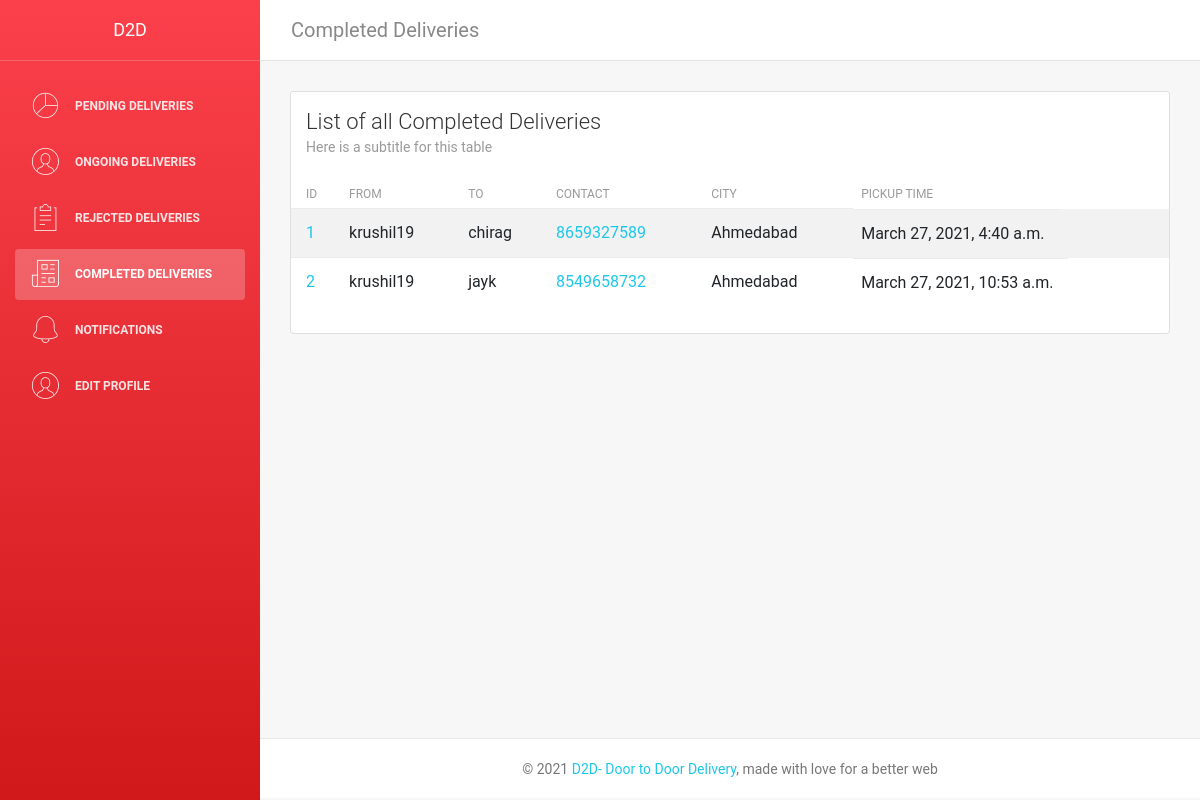
The app's page /delivery/completed (signed in) with its own data.
### delivery_person/models.py (models this page shows)
class Completed(models.Model):
    completed_id = models.AutoField
    sender_name = models.CharField(max_length=50, default="")
    receiver_name = models.CharField(max_length=50, default="")
    product_name = models.CharField(max_length=50, default="")
    product_weight = models.CharField(max_length=50, default="")
    contact_number = models.CharField(max_length=12, default="")
    pickup_address = models.TextField(max_length=250, default="")
    delivery_address = models.TextField(max_length=250, default="")
    delivery_city = models.TextField(max_length=50, default="")
    DateTime =  models.DateTimeField(auto_now=True)

### D2D/decorators.py (the view)
        def wrapper_func(request, *args, **kwargs):
            group = None
            if request.user.groups.exists():
                group = request.user.groups.all()[0].name
            if group in allowed_roles:
                return view_func(request, *args, **kwargs)
            else:
                return HttpResponse('You are not authorized to view this page')

### delivery_person/views.py (called while the page is built)
@login_required(login_url='/D2D-Login?')
@allowed_users(allowed_roles=['Delivery_person'])
def deliverycompleted(request):
    completed = Completed.objects.all()
    return render(request, 'deliveryperson/completed.html', {'completed' : completed})

### delivery_person/templates/deliveryperson/completed.html (shortened to what this page needs)
{% extends "deliveryperson/dashboard.html" %} {% load static %} {% block content %}
<body>
    <div class="wrapper">
        <div class="sidebar" data-color="red">
            <div class="sidebar-wrapper">
                <div class="logo">
                    <a href="#" class="simple-text"> D2D </a>
                </div>
                <ul class="nav">
                    <li>
                        <a class="nav-link" href="{% url 'delivery_dashboard' %}">
                            <i class="nc-icon nc-chart-pie-35"></i>
                            <p>Pending Deliveries</p>
                        </a>
                    </li>
                    <li>
                        <a class="nav-link" href="{% url 'ongoing' %}">
                            <i class="nc-icon nc-circle-09"></i>
                            <p>Ongoing Deliveries</p>
                        </a>
                    </li>
                    <li>
                        <a class="nav-link" href="  {% url 'rejected' %}">
                            <i class="nc-icon nc-notes"></i>
                            <p>Rejected Deliveries</p>
                        </a>
                    </li>
                    <li class="nav-item active">
                        <a class="nav-link" href=" {% url 'completed' %}">
                            <i class="nc-icon nc-paper-2"></i>
                            <p>Completed Deliveries</p>
                        </a>
                    </li>
                    <li>
                        <a class="nav-link" href="  {% url 'notifications' %}">
                            <i class="nc-icon nc-bell-55"></i>
                            <p>Notifications</p>
                        </a>
                    </li>
                    <li>
                        <a class="nav-link" href="  {% url 'user' %}">
                            <i class="nc-icon nc-circle-09"></i>
                            <p>Edit Profile</p>
                        </a>
                    </li>
                </ul>
            </div>
        </div>
        <div class="main-panel">
            <nav class="navbar navbar-expand-lg" color-on-scroll="500">
                <div class="container-fluid">
                    <a class="navbar-brand" href="#"> Completed Deliveries </a>
                    <div class="collapse navbar-collapse justify-content-end" id="navigation">
                        <ul class="nav navbar-nav mr-auto">
                        </ul>
                    </div>
                </div>
            </nav>
            <div class="content">
                <div class="container-fluid">
                    <div class="row">
                        <div class="col-md-12">
                            <div class="card strpied-tabled-with-hover">
                                <div class="card-header">
                                    <h4 class="card-title">List of all Completed Deliveries</h4>
                                    <p class="card-category">
                                        Here is a subtitle for this table
                                    </p>
                                </div>
                                <div class="card-body table-full-width table-responsive">
                                    <table class="table table-hover table-striped">
                                        <thead>
                                            {% if completed %}
                                            <th>ID</th>
                                            <th>From</th>
                                            <th>To</th>
                                            <th>Contact</th>
                                            <th>City</th>
                                            <th>Pickup time</th>
                                        </thead>
                                        <tbody>
                                            {% for co in completed %}
                                            <tr>
                                                <td><a href="{% url 'viewscompletedorders' co.id %}">{{co.id}}</a></td>
                                                <td>{{co.sender_name}}</td>
                                                <td>{{co.receiver_name}}{{o.requester_name}}</td>
                                                <td><a href="tel:{{co.contact_number}}"> {{co.contact_number}}</a></td>
                                                <td>{{co.delivery_city}}</td>
                                                <td>{{co.DateTime}}</td>
                                            </tr>{% endfor %}{% endif %}
                                        </tbody>
                                    </table>
                                </div>
                            </div>
                        </div>
                    </div>
                </div>
            </div>
            <footer class="footer">
                <div class="container-fluid">
                    <p class="copyright text-center">
                        ©
                        <a href="">D2D- Door to Door Delivery</a>, made with love for a better web
                    </p>
                </div>
            </footer>
        </div>
    </div>
</body>
{% endblock %}

### records on screen
Completed: id "1", sender_name "krushil19", receiver_name "chirag", contact_number "8659327589", delivery_city "Ahmedabad", DateTime "March 27, 2021, 4:40 a.m."
Completed: id "2", sender_name "krushil19", receiver_name "jayk", contact_number "8549658732", delivery_city "Ahmedabad", DateTime "March 27, 2021, 10:53 a.m."
